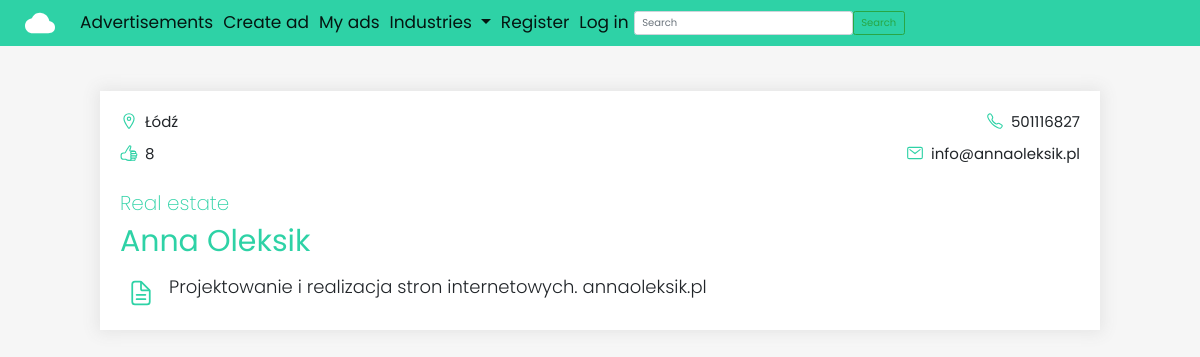
/2, run on the app's committed database.
### ads/models.py (models this page shows, shortened)
class Advertisement(models.Model):
    company=models.CharField(max_length=300)
    adress = models.CharField(max_length=400)
    email = models.EmailField(max_length=254)
    phone =models.CharField(max_length=14)
    desc=models.TextField()
    industries=[
        ("","Choose industry"),
        ("re","Real estate"),
        ("ht","Health"),
        ("at","Automotive"),
        ("ft","Fitness"),
    ]
    industry = models.CharField(max_length=2,choices=industries, default="")
    user=models.ForeignKey(User,on_delete=models.CASCADE)
    likes=models.ManyToManyField(User,blank=True,related_name="likes")
    def display_industry(self):
        for industry in self.industries:
            if self.industry in industry:
                toDisplay = industry[1]
        return toDisplay
    def total_likes(self):
        return self.likes.count()

### ads/views.py (the view)
# urls.py: path("<int:adId>",views.detail,name="detail"),
def detail(request,adId):
    ad = get_object_or_404(Advertisement,pk=adId)
    if ad.likes.filter(id=request.user.id).exists():
        ad.is_liked=True
    else:
        ad.is_liked=False
    return render(request,"detail.html",{"ad":ad})

### ads/templates/detail.html
{% extends "base.html" %}
{% block content %}
<div class="row">
    <div class="ad-box" id="detail">
        <div class="info-line">
            <div class="info-data">
                <p class="small-info"><ion-icon name="location-outline"></ion-icon>{{ad.adress}}</p>
                <p class="small-info">
                    {% if ad.is_liked %}
                    <a href="{% url "like" ad.id %}"><ion-icon name="thumbs-up"></ion-icon></a>{{ad.total_likes}}
                    {% else %}
                    <a href="{% url "like" ad.id %}"><ion-icon name="thumbs-up-outline"></ion-icon></a>{{ad.total_likes}}
                    {% endif %}
                </p>
            </div>
            <div class="info-data">
                <p class="small-info"><ion-icon name="call-outline"></ion-icon>{{ad.phone}}</p>
                <p class="small-info"><ion-icon name="mail-outline"></ion-icon>{{ad.email}}</p>
            </div>
        </div>
        <div class="main-box">
            <p class="industry">{{ad.display_industry}}</p>
            <h2>{{ad.company}}</h2>
            <div class="desc-row">
                <p><ion-icon name="document-text-outline"></ion-icon></p>
                <p>{{ad.desc}}</p>
            </div>
        </div>
    </div>
</div>
{% endblock content %}

### ads/static/css/styles.css (style rules this page uses)
* { margin: 0; padding: 0; box-sizing: border-box; }
:root { --background: #f6f6f6; --primary: #2ed2a6; }
html, body { font-size: 10px; font-family: 'Poppins', sans-serif; background-color: var(--background); }
a, a:hover { text-decoration: none; color: black; }
.row { max-width: 1200px; margin: 0 auto; }
.ad-box { width: 100%; background-color: #fff; padding: 1.5rem; box-shadow: 0 0 15px 3px #e5e5e5; transition: box-shadow 0.4s; height: 100%; }
.ad-box h2 { font-size: 2.5rem; font-weight: 400; color: var(--primary); }
.ad-box ion-icon { color: var(--primary); font-size: 1.8rem; margin-right: 0.7rem; margin-bottom: -3px; }
.small-info { font-size: 1.5rem; margin: 0; }
#detail { max-width: 1000px; margin: 0 auto; margin-top: 4.5rem; padding: 2rem; }
.info-line { display: flex; justify-content: space-between; }
.info-data:last-child { text-align: right; }
.info-data p { margin-bottom: 1rem; }
.industry { color: var(--primary); font-size: 2rem; font-weight: 200; margin-bottom: 0.5rem; margin-top: 1.2rem; }
.main-box h2 { font-size: 3rem; margin-bottom: 0.5rem; }
.desc-row { display: flex; margin-top: 1.4rem; justify-content: flex-start; }
.desc-row ion-icon { font-size: 2.8rem; margin-bottom: -14px; }
.desc-row p { text-align: justify; font-size: 1.8rem; font-weight: 300; margin-left: 0.7rem; }

### data on the page
Advertisement: adress "Łódź", total_likes "8", phone "501116827", email "info@annaoleksik.pl", display_industry "Real estate", company "Anna Oleksik", desc "Projektowanie i realizacja stron internetowych. annaoleksik.pl"
